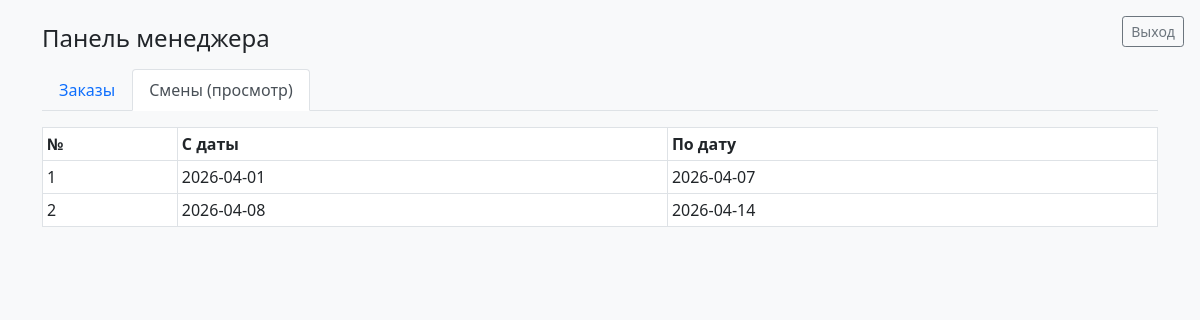
The page /frontend/view_2.php?tab=shifts (signed in) on the database its author committed.
### tables this page shows
CREATE TABLE `shift` (
  `shiftid` INT NOT NULL AUTO_INCREMENT,
  `datestart` DATE NOT NULL,
  `dateend` DATE NOT NULL,
  PRIMARY KEY (`shiftid`)
);

### api/crud.php (called while the page is built, shortened)
<?php
function select($query)
{
    try {
        $result = $_SERVER['db']->query($query, MYSQLI_USE_RESULT);
        $result = $result->fetch_all(MYSQLI_ASSOC);
        return $result;
    } catch (Exception $err) {
        return ['status' => 'failed', 'message' => $err];
    }
}

### frontend/view_2.php (the view, shortened to what this page needs)
<?php
require_once '../api/crud.php';
$tab = $_GET['tab'] ?? 'orders';
$edit_order = null;
$orders = select('SELECT * FROM `order` ORDER BY orderid');
$shifts = select('SELECT shiftid, datestart, dateend FROM shift ORDER BY shiftid');
function h2($s)
{
    return htmlspecialchars((string) $s, ENT_QUOTES, 'UTF-8');
}
?>
<!DOCTYPE html>
<html lang="ru">
<head>
    <link rel="stylesheet" href="./bootstrap.min.css">
</head>
<body class="bg-light">
<a href="/logout.php" class="btn btn-sm btn-outline-secondary position-fixed top-0 end-0 m-3">Выход</a>
<div class="container py-4">
    <h4 class="mb-3">Панель менеджера</h4>
    <ul class="nav nav-tabs mb-3">
        <li class="nav-item"><a class="nav-link<?= $tab === 'orders' ? ' active' : '' ?>" href="/frontend/view_2.php?tab=orders">Заказы</a></li>
        <li class="nav-item"><a class="nav-link<?= $tab === 'shifts' ? ' active' : '' ?>" href="/frontend/view_2.php?tab=shifts">Смены (просмотр)</a></li>
    </ul>
    <?php if ($tab === 'orders') { ?>
        <p class="small mb-2"><a class="btn btn-sm btn-outline-secondary" href="/frontend/create_order.php">Форма создания заказа</a></p>
        <?php if ($edit_order) { ?>
            <div class="card mb-3"><div class="card-body">
                <h6>Редактирование заказа #<?= (int) $edit_order['orderid'] ?></h6>
                <form method="POST" class="row g-2">
                    <input type="hidden" name="orderid" value="<?= (int) $edit_order['orderid'] ?>">
                    <div class="col-md-3"><input class="form-control" name="orderstatus" value="<?= h2($edit_order['orderstatus']) ?>"></div>
                    <div class="col-md-2"><input class="form-control" name="roomnumber" value="<?= h2($edit_order['roomnumber']) ?>"></div>
                    <div class="col-md-2"><input class="form-control" type="number" name="amountclients" value="<?= (int) $edit_order['amountclients'] ?>"></div>
                    <div class="col-md-3"><input class="form-control" name="hotelservices" value="<?= h2($edit_order['hotelservices']) ?>"></div>
                    <div class="col-md-2"><input class="form-control" name="paymentstatus" value="<?= h2($edit_order['paymentstatus']) ?>"></div>
                    <div class="col-md-3"><input class="form-control" type="date" name="datecreation" value="<?= h2($edit_order['datecreation']) ?>"></div>
                    <div class="col-12"><button class="btn btn-primary" type="submit" name="save_order" value="1">Сохранить</button>
                    <a class="btn btn-link" href="/frontend/view_2.php?tab=orders">Отмена</a></div>
                </form>
            </div></div>
        <?php } ?>
        <table class="table table-sm table-bordered bg-white">
            <thead><tr><th>№</th><th>Статус</th><th>Комната</th><th>Клиентов</th><th>Услуги</th><th>Оплата</th><th>Дата</th><th></th></tr></thead>
            <tbody>
            <?php if (is_array($orders) && count($orders) && !isset($orders['status'])) {
                foreach ($orders as $o) { ?>
                    <tr>
                        <td><?= (int) $o['orderid'] ?></td>
                        <td><?= h2($o['orderstatus']) ?></td>
                        <td><?= h2($o['roomnumber']) ?></td>
                        <td><?= (int) $o['amountclients'] ?></td>
                        <td><?= h2($o['hotelservices']) ?></td>
                        <td><?= h2($o['paymentstatus']) ?></td>
                        <td><?= h2($o['datecreation']) ?></td>
                        <td class="text-nowrap">
                            <a class="btn btn-sm btn-outline-primary" href="/frontend/view_2.php?tab=orders&edit_order=<?= (int) $o['orderid'] ?>">Изменить</a>
                            <form method="POST" class="d-inline" onsubmit="return confirm('Удалить?');">
                                <input type="hidden" name="orderid" value="<?= (int) $o['orderid'] ?>">
                                <button class="btn btn-sm btn-outline-danger" type="submit" name="delete_order" value="1">Удалить</button>
                            </form>
                        </td>
                    </tr>
                <?php }
                } else { ?>
                <tr><td colspan="8">Нет записей</td></tr>
            <?php } ?>
            </tbody>
        </table>
        <h6>Новый заказ</h6>
        <form method="POST" class="row g-2">
            <div class="col-md-3"><input class="form-control" name="orderstatus" value="создан"></div>
            <div class="col-md-2"><input class="form-control" name="roomnumber" required></div>
            <div class="col-md-2"><input class="form-control" type="number" name="amountclients" value="1" required></div>
            <div class="col-md-3"><input class="form-control" name="hotelservices"></div>
            <div class="col-md-2"><input class="form-control" name="paymentstatus" value="не принят"></div>
            <div class="col-md-3"><input class="form-control" type="date" name="datecreation" required></div>
            <div class="col-12"><button class="btn btn-success" type="submit" name="save_order" value="1">Добавить</button></div>
        </form>
    <?php } else { ?>
        <table class="table table-sm table-bordered bg-white">
            <thead><tr><th>№</th><th>С даты</th><th>По дату</th></tr></thead>
            <tbody>
            <?php if (is_array($shifts) && count($shifts) && !isset($shifts['status'])) {
                foreach ($shifts as $s) {
                    echo '<tr><td>' . (int) $s['shiftid'] . '</td><td>' . h2($s['datestart']) . '</td><td>' . h2($s['dateend']) . '</td></tr>';
                }
            } else {
                echo '<tr><td colspan="3">Нет смен</td></tr>';
            } ?>
            </tbody>
        </table>
    <?php } ?>
</div>
</body>
</html>

### rows shown on the page
shift: shiftid "1", datestart "2026-04-01", dateend "2026-04-07"
shift: shiftid "2", datestart "2026-04-08", dateend "2026-04-14"
